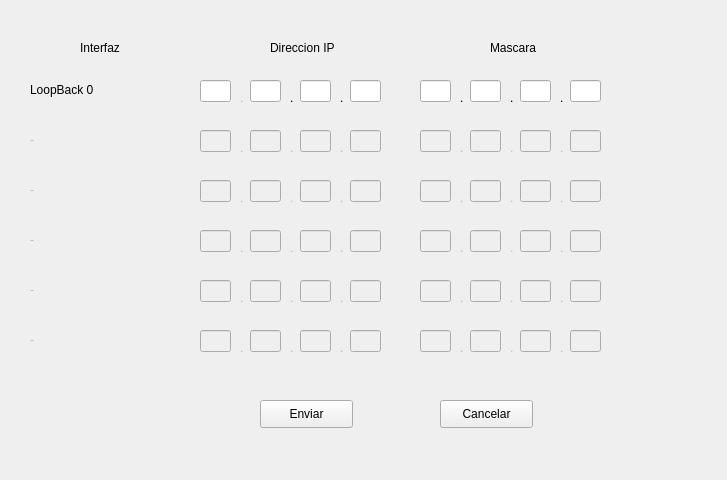
<?xml version="1.0" encoding="UTF-8"?>
<ui version="4.0">
 <class>DireccionamientoLocal</class>
 <widget class="QWidget" name="DireccionamientoLocal">
  <property name="geometry">
   <rect>
    <x>0</x>
    <y>0</y>
    <width>727</width>
    <height>480</height>
   </rect>
  </property>
  <property name="windowTitle">
   <string>Form</string>
  </property>
  <widget class="QLabel" name="label">
   <property name="geometry">
    <rect>
     <x>80</x>
     <y>40</y>
     <width>55</width>
     <height>16</height>
    </rect>
   </property>
   <property name="text">
    <string>Interfaz</string>
   </property>
  </widget>
  <widget class="QLabel" name="label_2">
   <property name="geometry">
    <rect>
     <x>270</x>
     <y>40</y>
     <width>71</width>
     <height>16</height>
    </rect>
   </property>
   <property name="text">
    <string>Direccion IP</string>
   </property>
  </widget>
  <widget class="QLabel" name="label_3">
   <property name="geometry">
    <rect>
     <x>490</x>
     <y>40</y>
     <width>55</width>
     <height>16</height>
    </rect>
   </property>
   <property name="text">
    <string>Mascara</string>
   </property>
  </widget>
  <widget class="QLabel" name="lbl_int1">
   <property name="enabled">
    <bool>false</bool>
   </property>
   <property name="geometry">
    <rect>
     <x>30</x>
     <y>130</y>
     <width>131</width>
     <height>20</height>
    </rect>
   </property>
   <property name="text">
    <string>-</string>
   </property>
  </widget>
  <widget class="QLabel" name="label_11">
   <property name="enabled">
    <bool>false</bool>
   </property>
   <property name="geometry">
    <rect>
     <x>290</x>
     <y>140</y>
     <width>16</width>
     <height>16</height>
    </rect>
   </property>
   <property name="text">
    <string>.</string>
   </property>
  </widget>
  <widget class="QLabel" name="label_12">
   <property name="enabled">
    <bool>false</bool>
   </property>
   <property name="geometry">
    <rect>
     <x>340</x>
     <y>140</y>
     <width>16</width>
     <height>16</height>
    </rect>
   </property>
   <property name="text">
    <string>.</string>
   </property>
  </widget>
  <widget class="QLineEdit" name="txt_ip1_1">
   <property name="enabled">
    <bool>false</bool>
   </property>
   <property name="geometry">
    <rect>
     <x>200</x>
     <y>130</y>
     <width>31</width>
     <height>22</height>
    </rect>
   </property>
   <property name="inputMethodHints">
    <set>Qt::ImhDigitsOnly</set>
   </property>
   <property name="maxLength">
    <number>3</number>
   </property>
  </widget>
  <widget class="QLabel" name="label_13">
   <property name="enabled">
    <bool>false</bool>
   </property>
   <property name="geometry">
    <rect>
     <x>240</x>
     <y>140</y>
     <width>16</width>
     <height>16</height>
    </rect>
   </property>
   <property name="text">
    <string>.</string>
   </property>
  </widget>
  <widget class="QLabel" name="label_14">
   <property name="enabled">
    <bool>false</bool>
   </property>
   <property name="geometry">
    <rect>
     <x>510</x>
     <y>140</y>
     <width>16</width>
     <height>16</height>
    </rect>
   </property>
   <property name="text">
    <string>.</string>
   </property>
  </widget>
  <widget class="QLabel" name="label_15">
   <property name="enabled">
    <bool>false</bool>
   </property>
   <property name="geometry">
    <rect>
     <x>560</x>
     <y>140</y>
     <width>16</width>
     <height>16</height>
    </rect>
   </property>
   <property name="text">
    <string>.</string>
   </property>
  </widget>
  <widget class="QLabel" name="label_16">
   <property name="enabled">
    <bool>false</bool>
   </property>
   <property name="geometry">
    <rect>
     <x>460</x>
     <y>140</y>
     <width>16</width>
     <height>16</height>
    </rect>
   </property>
   <property name="text">
    <string>.</string>
   </property>
  </widget>
  <widget class="QLabel" name="label_17">
   <property name="enabled">
    <bool>false</bool>
   </property>
   <property name="geometry">
    <rect>
     <x>460</x>
     <y>190</y>
     <width>16</width>
     <height>16</height>
    </rect>
   </property>
   <property name="text">
    <string>.</string>
   </property>
  </widget>
  <widget class="QLabel" name="label_18">
   <property name="enabled">
    <bool>false</bool>
   </property>
   <property name="geometry">
    <rect>
     <x>240</x>
     <y>190</y>
     <width>16</width>
     <height>16</height>
    </rect>
   </property>
   <property name="text">
    <string>.</string>
   </property>
  </widget>
  <widget class="QLabel" name="label_19">
   <property name="enabled">
    <bool>false</bool>
   </property>
   <property name="geometry">
    <rect>
     <x>510</x>
     <y>190</y>
     <width>16</width>
     <height>16</height>
    </rect>
   </property>
   <property name="text">
    <string>.</string>
   </property>
  </widget>
  <widget class="QLabel" name="label_20">
   <property name="enabled">
    <bool>false</bool>
   </property>
   <property name="geometry">
    <rect>
     <x>290</x>
     <y>190</y>
     <width>16</width>
     <height>16</height>
    </rect>
   </property>
   <property name="text">
    <string>.</string>
   </property>
  </widget>
  <widget class="QLabel" name="label_21">
   <property name="enabled">
    <bool>false</bool>
   </property>
   <property name="geometry">
    <rect>
     <x>340</x>
     <y>190</y>
     <width>16</width>
     <height>16</height>
    </rect>
   </property>
   <property name="text">
    <string>.</string>
   </property>
  </widget>
  <widget class="QLabel" name="label_22">
   <property name="enabled">
    <bool>false</bool>
   </property>
   <property name="geometry">
    <rect>
     <x>560</x>
     <y>190</y>
     <width>16</width>
     <height>16</height>
    </rect>
   </property>
   <property name="text">
    <string>.</string>
   </property>
  </widget>
  <widget class="QLabel" name="label_23">
   <property name="enabled">
    <bool>false</bool>
   </property>
   <property name="geometry">
    <rect>
     <x>460</x>
     <y>240</y>
     <width>16</width>
     <height>16</height>
    </rect>
   </property>
   <property name="text">
    <string>.</string>
   </property>
  </widget>
  <widget class="QLabel" name="label_24">
   <property name="enabled">
    <bool>false</bool>
   </property>
   <property name="geometry">
    <rect>
     <x>240</x>
     <y>240</y>
     <width>16</width>
     <height>16</height>
    </rect>
   </property>
   <property name="text">
    <string>.</string>
   </property>
  </widget>
  <widget class="QLabel" name="label_25">
   <property name="enabled">
    <bool>false</bool>
   </property>
   <property name="geometry">
    <rect>
     <x>510</x>
     <y>240</y>
     <width>16</width>
     <height>16</height>
    </rect>
   </property>
   <property name="text">
    <string>.</string>
   </property>
  </widget>
  <widget class="QLabel" name="label_26">
   <property name="enabled">
    <bool>false</bool>
   </property>
   <property name="geometry">
    <rect>
     <x>290</x>
     <y>240</y>
     <width>16</width>
     <height>16</height>
    </rect>
   </property>
   <property name="text">
    <string>.</string>
   </property>
  </widget>
  <widget class="QLabel" name="label_27">
   <property name="enabled">
    <bool>false</bool>
   </property>
   <property name="geometry">
    <rect>
     <x>340</x>
     <y>240</y>
     <width>16</width>
     <height>16</height>
    </rect>
   </property>
   <property name="text">
    <string>.</string>
   </property>
  </widget>
  <widget class="QLabel" name="label_28">
   <property name="enabled">
    <bool>false</bool>
   </property>
   <property name="geometry">
    <rect>
     <x>560</x>
     <y>240</y>
     <width>16</width>
     <height>16</height>
    </rect>
   </property>
   <property name="text">
    <string>.</string>
   </property>
  </widget>
  <widget class="QLabel" name="label_29">
   <property name="enabled">
    <bool>false</bool>
   </property>
   <property name="geometry">
    <rect>
     <x>460</x>
     <y>290</y>
     <width>16</width>
     <height>16</height>
    </rect>
   </property>
   <property name="text">
    <string>.</string>
   </property>
  </widget>
  <widget class="QLabel" name="label_30">
   <property name="enabled">
    <bool>false</bool>
   </property>
   <property name="geometry">
    <rect>
     <x>240</x>
     <y>290</y>
     <width>16</width>
     <height>16</height>
    </rect>
   </property>
   <property name="text">
    <string>.</string>
   </property>
  </widget>
  <widget class="QLabel" name="label_31">
   <property name="enabled">
    <bool>false</bool>
   </property>
   <property name="geometry">
    <rect>
     <x>510</x>
     <y>290</y>
     <width>16</width>
     <height>16</height>
    </rect>
   </property>
   <property name="text">
    <string>.</string>
   </property>
  </widget>
  <widget class="QLabel" name="label_32">
   <property name="enabled">
    <bool>false</bool>
   </property>
   <property name="geometry">
    <rect>
     <x>290</x>
     <y>290</y>
     <width>16</width>
     <height>16</height>
    </rect>
   </property>
   <property name="text">
    <string>.</string>
   </property>
  </widget>
  <widget class="QLabel" name="label_33">
   <property name="enabled">
    <bool>false</bool>
   </property>
   <property name="geometry">
    <rect>
     <x>340</x>
     <y>290</y>
     <width>16</width>
     <height>16</height>
    </rect>
   </property>
   <property name="text">
    <string>.</string>
   </property>
  </widget>
  <widget class="QLabel" name="label_34">
   <property name="enabled">
    <bool>false</bool>
   </property>
   <property name="geometry">
    <rect>
     <x>560</x>
     <y>290</y>
     <width>16</width>
     <height>16</height>
    </rect>
   </property>
   <property name="text">
    <string>.</string>
   </property>
  </widget>
  <widget class="QPushButton" name="btn_enviar">
   <property name="geometry">
    <rect>
     <x>260</x>
     <y>400</y>
     <width>93</width>
     <height>28</height>
    </rect>
   </property>
   <property name="text">
    <string>Enviar</string>
   </property>
  </widget>
  <widget class="QLabel" name="lbl_int2">
   <property name="enabled">
    <bool>false</bool>
   </property>
   <property name="geometry">
    <rect>
     <x>30</x>
     <y>180</y>
     <width>131</width>
     <height>20</height>
    </rect>
   </property>
   <property name="text">
    <string>-</string>
   </property>
  </widget>
  <widget class="QLabel" name="lbl_int3">
   <property name="enabled">
    <bool>false</bool>
   </property>
   <property name="geometry">
    <rect>
     <x>30</x>
     <y>230</y>
     <width>131</width>
     <height>20</height>
    </rect>
   </property>
   <property name="text">
    <string>-</string>
   </property>
  </widget>
  <widget class="QLabel" name="lbl_int4">
   <property name="enabled">
    <bool>false</bool>
   </property>
   <property name="geometry">
    <rect>
     <x>30</x>
     <y>280</y>
     <width>131</width>
     <height>20</height>
    </rect>
   </property>
   <property name="text">
    <string>-</string>
   </property>
  </widget>
  <widget class="QLabel" name="lbl_int5">
   <property name="enabled">
    <bool>false</bool>
   </property>
   <property name="geometry">
    <rect>
     <x>30</x>
     <y>330</y>
     <width>131</width>
     <height>20</height>
    </rect>
   </property>
   <property name="text">
    <string>-</string>
   </property>
  </widget>
  <widget class="QLineEdit" name="txt_ip1_2">
   <property name="enabled">
    <bool>false</bool>
   </property>
   <property name="geometry">
    <rect>
     <x>250</x>
     <y>130</y>
     <width>31</width>
     <height>22</height>
    </rect>
   </property>
   <property name="inputMethodHints">
    <set>Qt::ImhDigitsOnly</set>
   </property>
   <property name="maxLength">
    <number>3</number>
   </property>
  </widget>
  <widget class="QLineEdit" name="txt_ip1_3">
   <property name="enabled">
    <bool>false</bool>
   </property>
   <property name="geometry">
    <rect>
     <x>300</x>
     <y>130</y>
     <width>31</width>
     <height>22</height>
    </rect>
   </property>
   <property name="inputMethodHints">
    <set>Qt::ImhDigitsOnly</set>
   </property>
   <property name="maxLength">
    <number>3</number>
   </property>
  </widget>
  <widget class="QLineEdit" name="txt_ip1_4">
   <property name="enabled">
    <bool>false</bool>
   </property>
   <property name="geometry">
    <rect>
     <x>350</x>
     <y>130</y>
     <width>31</width>
     <height>22</height>
    </rect>
   </property>
   <property name="inputMethodHints">
    <set>Qt::ImhDigitsOnly</set>
   </property>
   <property name="maxLength">
    <number>3</number>
   </property>
  </widget>
  <widget class="QLineEdit" name="txt_mask1_1">
   <property name="enabled">
    <bool>false</bool>
   </property>
   <property name="geometry">
    <rect>
     <x>420</x>
     <y>130</y>
     <width>31</width>
     <height>22</height>
    </rect>
   </property>
   <property name="inputMethodHints">
    <set>Qt::ImhDigitsOnly</set>
   </property>
   <property name="maxLength">
    <number>3</number>
   </property>
  </widget>
  <widget class="QLineEdit" name="txt_mask1_2">
   <property name="enabled">
    <bool>false</bool>
   </property>
   <property name="geometry">
    <rect>
     <x>470</x>
     <y>130</y>
     <width>31</width>
     <height>22</height>
    </rect>
   </property>
   <property name="inputMethodHints">
    <set>Qt::ImhDigitsOnly</set>
   </property>
   <property name="maxLength">
    <number>3</number>
   </property>
  </widget>
  <widget class="QLineEdit" name="txt_mask1_4">
   <property name="enabled">
    <bool>false</bool>
   </property>
   <property name="geometry">
    <rect>
     <x>570</x>
     <y>130</y>
     <width>31</width>
     <height>22</height>
    </rect>
   </property>
   <property name="inputMethodHints">
    <set>Qt::ImhDigitsOnly</set>
   </property>
   <property name="maxLength">
    <number>3</number>
   </property>
  </widget>
  <widget class="QLineEdit" name="txt_mask1_3">
   <property name="enabled">
    <bool>false</bool>
   </property>
   <property name="geometry">
    <rect>
     <x>520</x>
     <y>130</y>
     <width>31</width>
     <height>22</height>
    </rect>
   </property>
   <property name="inputMethodHints">
    <set>Qt::ImhDigitsOnly</set>
   </property>
   <property name="maxLength">
    <number>3</number>
   </property>
  </widget>
  <widget class="QLineEdit" name="txt_ip2_3">
   <property name="enabled">
    <bool>false</bool>
   </property>
   <property name="geometry">
    <rect>
     <x>300</x>
     <y>180</y>
     <width>31</width>
     <height>22</height>
    </rect>
   </property>
   <property name="inputMethodHints">
    <set>Qt::ImhDigitsOnly</set>
   </property>
   <property name="maxLength">
    <number>3</number>
   </property>
  </widget>
  <widget class="QLineEdit" name="txt_mask2_2">
   <property name="enabled">
    <bool>false</bool>
   </property>
   <property name="geometry">
    <rect>
     <x>470</x>
     <y>180</y>
     <width>31</width>
     <height>22</height>
    </rect>
   </property>
   <property name="inputMethodHints">
    <set>Qt::ImhDigitsOnly</set>
   </property>
   <property name="maxLength">
    <number>3</number>
   </property>
  </widget>
  <widget class="QLineEdit" name="txt_ip2_2">
   <property name="enabled">
    <bool>false</bool>
   </property>
   <property name="geometry">
    <rect>
     <x>250</x>
     <y>180</y>
     <width>31</width>
     <height>22</height>
    </rect>
   </property>
   <property name="inputMethodHints">
    <set>Qt::ImhDigitsOnly</set>
   </property>
   <property name="maxLength">
    <number>3</number>
   </property>
  </widget>
  <widget class="QLineEdit" name="txt_ip2_4">
   <property name="enabled">
    <bool>false</bool>
   </property>
   <property name="geometry">
    <rect>
     <x>350</x>
     <y>180</y>
     <width>31</width>
     <height>22</height>
    </rect>
   </property>
   <property name="inputMethodHints">
    <set>Qt::ImhDigitsOnly</set>
   </property>
   <property name="maxLength">
    <number>3</number>
   </property>
  </widget>
  <widget class="QLineEdit" name="txt_mask2_1">
   <property name="enabled">
    <bool>false</bool>
   </property>
   <property name="geometry">
    <rect>
     <x>420</x>
     <y>180</y>
     <width>31</width>
     <height>22</height>
    </rect>
   </property>
   <property name="inputMethodHints">
    <set>Qt::ImhDigitsOnly</set>
   </property>
   <property name="maxLength">
    <number>3</number>
   </property>
  </widget>
  <widget class="QLineEdit" name="txt_mask2_3">
   <property name="enabled">
    <bool>false</bool>
   </property>
   <property name="geometry">
    <rect>
     <x>520</x>
     <y>180</y>
     <width>31</width>
     <height>22</height>
    </rect>
   </property>
   <property name="inputMethodHints">
    <set>Qt::ImhDigitsOnly</set>
   </property>
   <property name="maxLength">
    <number>3</number>
   </property>
  </widget>
  <widget class="QLineEdit" name="txt_ip2_1">
   <property name="enabled">
    <bool>false</bool>
   </property>
   <property name="geometry">
    <rect>
     <x>200</x>
     <y>180</y>
     <width>31</width>
     <height>22</height>
    </rect>
   </property>
   <property name="inputMethodHints">
    <set>Qt::ImhDigitsOnly</set>
   </property>
   <property name="text">
    <string/>
   </property>
   <property name="maxLength">
    <number>3</number>
   </property>
  </widget>
  <widget class="QLineEdit" name="txt_mask1_8">
   <property name="geometry">
    <rect>
     <x>730</x>
     <y>180</y>
     <width>31</width>
     <height>22</height>
    </rect>
   </property>
   <property name="inputMethodHints">
    <set>Qt::ImhDigitsOnly</set>
   </property>
   <property name="maxLength">
    <number>3</number>
   </property>
  </widget>
  <widget class="QLineEdit" name="txt_mask2_4">
   <property name="enabled">
    <bool>false</bool>
   </property>
   <property name="geometry">
    <rect>
     <x>570</x>
     <y>180</y>
     <width>31</width>
     <height>22</height>
    </rect>
   </property>
   <property name="inputMethodHints">
    <set>Qt::ImhDigitsOnly</set>
   </property>
   <property name="maxLength">
    <number>3</number>
   </property>
  </widget>
  <widget class="QLineEdit" name="txt_ip3_3">
   <property name="enabled">
    <bool>false</bool>
   </property>
   <property name="geometry">
    <rect>
     <x>300</x>
     <y>230</y>
     <width>31</width>
     <height>22</height>
    </rect>
   </property>
   <property name="inputMethodHints">
    <set>Qt::ImhDigitsOnly</set>
   </property>
   <property name="maxLength">
    <number>3</number>
   </property>
  </widget>
  <widget class="QLineEdit" name="txt_mask3_2">
   <property name="enabled">
    <bool>false</bool>
   </property>
   <property name="geometry">
    <rect>
     <x>470</x>
     <y>230</y>
     <width>31</width>
     <height>22</height>
    </rect>
   </property>
   <property name="inputMethodHints">
    <set>Qt::ImhDigitsOnly</set>
   </property>
   <property name="maxLength">
    <number>3</number>
   </property>
  </widget>
  <widget class="QLineEdit" name="txt_ip3_2">
   <property name="enabled">
    <bool>false</bool>
   </property>
   <property name="geometry">
    <rect>
     <x>250</x>
     <y>230</y>
     <width>31</width>
     <height>22</height>
    </rect>
   </property>
   <property name="inputMethodHints">
    <set>Qt::ImhDigitsOnly</set>
   </property>
   <property name="maxLength">
    <number>3</number>
   </property>
  </widget>
  <widget class="QLineEdit" name="txt_mask4_1">
   <property name="enabled">
    <bool>false</bool>
   </property>
   <property name="geometry">
    <rect>
     <x>420</x>
     <y>280</y>
     <width>31</width>
     <height>22</height>
    </rect>
   </property>
   <property name="inputMethodHints">
    <set>Qt::ImhDigitsOnly</set>
   </property>
   <property name="maxLength">
    <number>3</number>
   </property>
  </widget>
  <widget class="QLineEdit" name="txt_ip3_4">
   <property name="enabled">
    <bool>false</bool>
   </property>
   <property name="geometry">
    <rect>
     <x>350</x>
     <y>230</y>
     <width>31</width>
     <height>22</height>
    </rect>
   </property>
   <property name="inputMethodHints">
    <set>Qt::ImhDigitsOnly</set>
   </property>
   <property name="maxLength">
    <number>3</number>
   </property>
  </widget>
  <widget class="QLineEdit" name="txt_mask4_3">
   <property name="enabled">
    <bool>false</bool>
   </property>
   <property name="geometry">
    <rect>
     <x>520</x>
     <y>280</y>
     <width>31</width>
     <height>22</height>
    </rect>
   </property>
   <property name="inputMethodHints">
    <set>Qt::ImhDigitsOnly</set>
   </property>
   <property name="maxLength">
    <number>3</number>
   </property>
  </widget>
  <widget class="QLineEdit" name="txt_ip4_4">
   <property name="enabled">
    <bool>false</bool>
   </property>
   <property name="geometry">
    <rect>
     <x>350</x>
     <y>280</y>
     <width>31</width>
     <height>22</height>
    </rect>
   </property>
   <property name="inputMethodHints">
    <set>Qt::ImhDigitsOnly</set>
   </property>
   <property name="maxLength">
    <number>3</number>
   </property>
  </widget>
  <widget class="QLineEdit" name="txt_ip4_3">
   <property name="enabled">
    <bool>false</bool>
   </property>
   <property name="geometry">
    <rect>
     <x>300</x>
     <y>280</y>
     <width>31</width>
     <height>22</height>
    </rect>
   </property>
   <property name="inputMethodHints">
    <set>Qt::ImhDigitsOnly</set>
   </property>
   <property name="maxLength">
    <number>3</number>
   </property>
  </widget>
  <widget class="QLineEdit" name="txt_ip4_1">
   <property name="enabled">
    <bool>false</bool>
   </property>
   <property name="geometry">
    <rect>
     <x>200</x>
     <y>280</y>
     <width>31</width>
     <height>22</height>
    </rect>
   </property>
   <property name="inputMethodHints">
    <set>Qt::ImhDigitsOnly</set>
   </property>
   <property name="text">
    <string/>
   </property>
   <property name="maxLength">
    <number>3</number>
   </property>
  </widget>
  <widget class="QLineEdit" name="txt_mask4_4">
   <property name="enabled">
    <bool>false</bool>
   </property>
   <property name="geometry">
    <rect>
     <x>570</x>
     <y>280</y>
     <width>31</width>
     <height>22</height>
    </rect>
   </property>
   <property name="inputMethodHints">
    <set>Qt::ImhDigitsOnly</set>
   </property>
   <property name="maxLength">
    <number>3</number>
   </property>
  </widget>
  <widget class="QLineEdit" name="txt_mask3_1">
   <property name="enabled">
    <bool>false</bool>
   </property>
   <property name="geometry">
    <rect>
     <x>420</x>
     <y>230</y>
     <width>31</width>
     <height>22</height>
    </rect>
   </property>
   <property name="inputMethodHints">
    <set>Qt::ImhDigitsOnly</set>
   </property>
   <property name="maxLength">
    <number>3</number>
   </property>
  </widget>
  <widget class="QLineEdit" name="txt_mask3_3">
   <property name="enabled">
    <bool>false</bool>
   </property>
   <property name="geometry">
    <rect>
     <x>520</x>
     <y>230</y>
     <width>31</width>
     <height>22</height>
    </rect>
   </property>
   <property name="inputMethodHints">
    <set>Qt::ImhDigitsOnly</set>
   </property>
   <property name="maxLength">
    <number>3</number>
   </property>
  </widget>
  <widget class="QLineEdit" name="txt_ip3_1">
   <property name="enabled">
    <bool>false</bool>
   </property>
   <property name="geometry">
    <rect>
     <x>200</x>
     <y>230</y>
     <width>31</width>
     <height>22</height>
    </rect>
   </property>
   <property name="inputMethodHints">
    <set>Qt::ImhDigitsOnly</set>
   </property>
   <property name="maxLength">
    <number>3</number>
   </property>
  </widget>
  <widget class="QLineEdit" name="txt_mask3_4">
   <property name="enabled">
    <bool>false</bool>
   </property>
   <property name="geometry">
    <rect>
     <x>570</x>
     <y>230</y>
     <width>31</width>
     <height>22</height>
    </rect>
   </property>
   <property name="inputMethodHints">
    <set>Qt::ImhDigitsOnly</set>
   </property>
   <property name="maxLength">
    <number>3</number>
   </property>
  </widget>
  <widget class="QLineEdit" name="txt_ip4_2">
   <property name="enabled">
    <bool>false</bool>
   </property>
   <property name="geometry">
    <rect>
     <x>250</x>
     <y>280</y>
     <width>31</width>
     <height>22</height>
    </rect>
   </property>
   <property name="inputMethodHints">
    <set>Qt::ImhDigitsOnly</set>
   </property>
   <property name="maxLength">
    <number>3</number>
   </property>
  </widget>
  <widget class="QLineEdit" name="txt_mask4_2">
   <property name="enabled">
    <bool>false</bool>
   </property>
   <property name="geometry">
    <rect>
     <x>470</x>
     <y>280</y>
     <width>31</width>
     <height>22</height>
    </rect>
   </property>
   <property name="inputMethodHints">
    <set>Qt::ImhDigitsOnly</set>
   </property>
   <property name="maxLength">
    <number>3</number>
   </property>
  </widget>
  <widget class="QLineEdit" name="txt_ip5_3">
   <property name="enabled">
    <bool>false</bool>
   </property>
   <property name="geometry">
    <rect>
     <x>300</x>
     <y>330</y>
     <width>31</width>
     <height>22</height>
    </rect>
   </property>
   <property name="inputMethodHints">
    <set>Qt::ImhDigitsOnly</set>
   </property>
   <property name="maxLength">
    <number>3</number>
   </property>
  </widget>
  <widget class="QLineEdit" name="txt_mask5_2">
   <property name="enabled">
    <bool>false</bool>
   </property>
   <property name="geometry">
    <rect>
     <x>470</x>
     <y>330</y>
     <width>31</width>
     <height>22</height>
    </rect>
   </property>
   <property name="inputMethodHints">
    <set>Qt::ImhDigitsOnly</set>
   </property>
   <property name="maxLength">
    <number>3</number>
   </property>
  </widget>
  <widget class="QLineEdit" name="txt_ip5_2">
   <property name="enabled">
    <bool>false</bool>
   </property>
   <property name="geometry">
    <rect>
     <x>250</x>
     <y>330</y>
     <width>31</width>
     <height>22</height>
    </rect>
   </property>
   <property name="inputMethodHints">
    <set>Qt::ImhDigitsOnly</set>
   </property>
   <property name="maxLength">
    <number>3</number>
   </property>
  </widget>
  <widget class="QLineEdit" name="txt_ip5_4">
   <property name="enabled">
    <bool>false</bool>
   </property>
   <property name="geometry">
    <rect>
     <x>350</x>
     <y>330</y>
     <width>31</width>
     <height>22</height>
    </rect>
   </property>
   <property name="inputMethodHints">
    <set>Qt::ImhDigitsOnly</set>
   </property>
   <property name="maxLength">
    <number>3</number>
   </property>
  </widget>
  <widget class="QLineEdit" name="txt_mask5_1">
   <property name="enabled">
    <bool>false</bool>
   </property>
   <property name="geometry">
    <rect>
     <x>420</x>
     <y>330</y>
     <width>31</width>
     <height>22</height>
    </rect>
   </property>
   <property name="inputMethodHints">
    <set>Qt::ImhDigitsOnly</set>
   </property>
   <property name="maxLength">
    <number>3</number>
   </property>
  </widget>
  <widget class="QLineEdit" name="txt_mask5_3">
   <property name="enabled">
    <bool>false</bool>
   </property>
   <property name="geometry">
    <rect>
     <x>520</x>
     <y>330</y>
     <width>31</width>
     <height>22</height>
    </rect>
   </property>
   <property name="inputMethodHints">
    <set>Qt::ImhDigitsOnly</set>
   </property>
   <property name="maxLength">
    <number>3</number>
   </property>
  </widget>
  <widget class="QLineEdit" name="txt_ip5_1">
   <property name="enabled">
    <bool>false</bool>
   </property>
   <property name="geometry">
    <rect>
     <x>200</x>
     <y>330</y>
     <width>31</width>
     <height>22</height>
    </rect>
   </property>
   <property name="inputMethodHints">
    <set>Qt::ImhDigitsOnly</set>
   </property>
   <property name="maxLength">
    <number>3</number>
   </property>
  </widget>
  <widget class="QLineEdit" name="txt_mask5_4">
   <property name="enabled">
    <bool>false</bool>
   </property>
   <property name="geometry">
    <rect>
     <x>570</x>
     <y>330</y>
     <width>31</width>
     <height>22</height>
    </rect>
   </property>
   <property name="inputMethodHints">
    <set>Qt::ImhDigitsOnly</set>
   </property>
   <property name="maxLength">
    <number>3</number>
   </property>
  </widget>
  <widget class="QLabel" name="label_35">
   <property name="enabled">
    <bool>false</bool>
   </property>
   <property name="geometry">
    <rect>
     <x>240</x>
     <y>340</y>
     <width>16</width>
     <height>16</height>
    </rect>
   </property>
   <property name="text">
    <string>.</string>
   </property>
  </widget>
  <widget class="QLabel" name="label_36">
   <property name="enabled">
    <bool>false</bool>
   </property>
   <property name="geometry">
    <rect>
     <x>290</x>
     <y>340</y>
     <width>16</width>
     <height>16</height>
    </rect>
   </property>
   <property name="text">
    <string>.</string>
   </property>
  </widget>
  <widget class="QLabel" name="label_37">
   <property name="enabled">
    <bool>false</bool>
   </property>
   <property name="geometry">
    <rect>
     <x>460</x>
     <y>340</y>
     <width>16</width>
     <height>16</height>
    </rect>
   </property>
   <property name="text">
    <string>.</string>
   </property>
  </widget>
  <widget class="QLabel" name="label_38">
   <property name="enabled">
    <bool>false</bool>
   </property>
   <property name="geometry">
    <rect>
     <x>560</x>
     <y>340</y>
     <width>16</width>
     <height>16</height>
    </rect>
   </property>
   <property name="text">
    <string>.</string>
   </property>
  </widget>
  <widget class="QLabel" name="label_39">
   <property name="enabled">
    <bool>false</bool>
   </property>
   <property name="geometry">
    <rect>
     <x>340</x>
     <y>340</y>
     <width>16</width>
     <height>16</height>
    </rect>
   </property>
   <property name="text">
    <string>.</string>
   </property>
  </widget>
  <widget class="QLabel" name="label_40">
   <property name="enabled">
    <bool>false</bool>
   </property>
   <property name="geometry">
    <rect>
     <x>510</x>
     <y>340</y>
     <width>16</width>
     <height>16</height>
    </rect>
   </property>
   <property name="text">
    <string>.</string>
   </property>
  </widget>
  <widget class="QPushButton" name="btn_cancelar">
   <property name="geometry">
    <rect>
     <x>440</x>
     <y>400</y>
     <width>93</width>
     <height>28</height>
    </rect>
   </property>
   <property name="text">
    <string>Cancelar</string>
   </property>
  </widget>
  <widget class="QLabel" name="label_41">
   <property name="enabled">
    <bool>false</bool>
   </property>
   <property name="geometry">
    <rect>
     <x>240</x>
     <y>90</y>
     <width>16</width>
     <height>16</height>
    </rect>
   </property>
   <property name="text">
    <string>.</string>
   </property>
  </widget>
  <widget class="QLineEdit" name="txt_maskL1">
   <property name="enabled">
    <bool>true</bool>
   </property>
   <property name="geometry">
    <rect>
     <x>420</x>
     <y>80</y>
     <width>31</width>
     <height>22</height>
    </rect>
   </property>
   <property name="inputMethodHints">
    <set>Qt::ImhDigitsOnly</set>
   </property>
   <property name="maxLength">
    <number>3</number>
   </property>
  </widget>
  <widget class="QLabel" name="label_42">
   <property name="enabled">
    <bool>true</bool>
   </property>
   <property name="geometry">
    <rect>
     <x>560</x>
     <y>90</y>
     <width>16</width>
     <height>16</height>
    </rect>
   </property>
   <property name="text">
    <string>.</string>
   </property>
  </widget>
  <widget class="QLineEdit" name="txt_ipL2">
   <property name="enabled">
    <bool>true</bool>
   </property>
   <property name="geometry">
    <rect>
     <x>250</x>
     <y>80</y>
     <width>31</width>
     <height>22</height>
    </rect>
   </property>
   <property name="inputMethodHints">
    <set>Qt::ImhDigitsOnly</set>
   </property>
   <property name="maxLength">
    <number>3</number>
   </property>
  </widget>
  <widget class="QLabel" name="label_43">
   <property name="enabled">
    <bool>true</bool>
   </property>
   <property name="geometry">
    <rect>
     <x>510</x>
     <y>90</y>
     <width>16</width>
     <height>16</height>
    </rect>
   </property>
   <property name="text">
    <string>.</string>
   </property>
  </widget>
  <widget class="QLabel" name="label_44">
   <property name="enabled">
    <bool>true</bool>
   </property>
   <property name="geometry">
    <rect>
     <x>340</x>
     <y>90</y>
     <width>16</width>
     <height>16</height>
    </rect>
   </property>
   <property name="text">
    <string>.</string>
   </property>
  </widget>
  <widget class="QLabel" name="lbl_int1_2">
   <property name="enabled">
    <bool>true</bool>
   </property>
   <property name="geometry">
    <rect>
     <x>30</x>
     <y>80</y>
     <width>131</width>
     <height>20</height>
    </rect>
   </property>
   <property name="text">
    <string>LoopBack 0</string>
   </property>
  </widget>
  <widget class="QLineEdit" name="txt_maskL3">
   <property name="enabled">
    <bool>true</bool>
   </property>
   <property name="geometry">
    <rect>
     <x>520</x>
     <y>80</y>
     <width>31</width>
     <height>22</height>
    </rect>
   </property>
   <property name="inputMethodHints">
    <set>Qt::ImhDigitsOnly</set>
   </property>
   <property name="maxLength">
    <number>3</number>
   </property>
  </widget>
  <widget class="QLabel" name="label_45">
   <property name="enabled">
    <bool>true</bool>
   </property>
   <property name="geometry">
    <rect>
     <x>290</x>
     <y>90</y>
     <width>16</width>
     <height>16</height>
    </rect>
   </property>
   <property name="text">
    <string>.</string>
   </property>
  </widget>
  <widget class="QLabel" name="label_46">
   <property name="enabled">
    <bool>true</bool>
   </property>
   <property name="geometry">
    <rect>
     <x>460</x>
     <y>90</y>
     <width>16</width>
     <height>16</height>
    </rect>
   </property>
   <property name="text">
    <string>.</string>
   </property>
  </widget>
  <widget class="QLineEdit" name="txt_maskL2">
   <property name="enabled">
    <bool>true</bool>
   </property>
   <property name="geometry">
    <rect>
     <x>470</x>
     <y>80</y>
     <width>31</width>
     <height>22</height>
    </rect>
   </property>
   <property name="inputMethodHints">
    <set>Qt::ImhDigitsOnly</set>
   </property>
   <property name="maxLength">
    <number>3</number>
   </property>
  </widget>
  <widget class="QLineEdit" name="txt_ipL1">
   <property name="enabled">
    <bool>true</bool>
   </property>
   <property name="geometry">
    <rect>
     <x>200</x>
     <y>80</y>
     <width>31</width>
     <height>22</height>
    </rect>
   </property>
   <property name="inputMethodHints">
    <set>Qt::ImhDigitsOnly</set>
   </property>
   <property name="maxLength">
    <number>3</number>
   </property>
  </widget>
  <widget class="QLineEdit" name="txt_ipL4">
   <property name="enabled">
    <bool>true</bool>
   </property>
   <property name="geometry">
    <rect>
     <x>350</x>
     <y>80</y>
     <width>31</width>
     <height>22</height>
    </rect>
   </property>
   <property name="inputMethodHints">
    <set>Qt::ImhDigitsOnly</set>
   </property>
   <property name="maxLength">
    <number>3</number>
   </property>
  </widget>
  <widget class="QLineEdit" name="txt_maskL4">
   <property name="enabled">
    <bool>true</bool>
   </property>
   <property name="geometry">
    <rect>
     <x>570</x>
     <y>80</y>
     <width>31</width>
     <height>22</height>
    </rect>
   </property>
   <property name="inputMethodHints">
    <set>Qt::ImhDigitsOnly</set>
   </property>
   <property name="maxLength">
    <number>3</number>
   </property>
  </widget>
  <widget class="QLineEdit" name="txt_ipL3">
   <property name="enabled">
    <bool>true</bool>
   </property>
   <property name="geometry">
    <rect>
     <x>300</x>
     <y>80</y>
     <width>31</width>
     <height>22</height>
    </rect>
   </property>
   <property name="inputMethodHints">
    <set>Qt::ImhDigitsOnly</set>
   </property>
   <property name="maxLength">
    <number>3</number>
   </property>
  </widget>
 </widget>
 <resources/>
 <connections/>
</ui>
